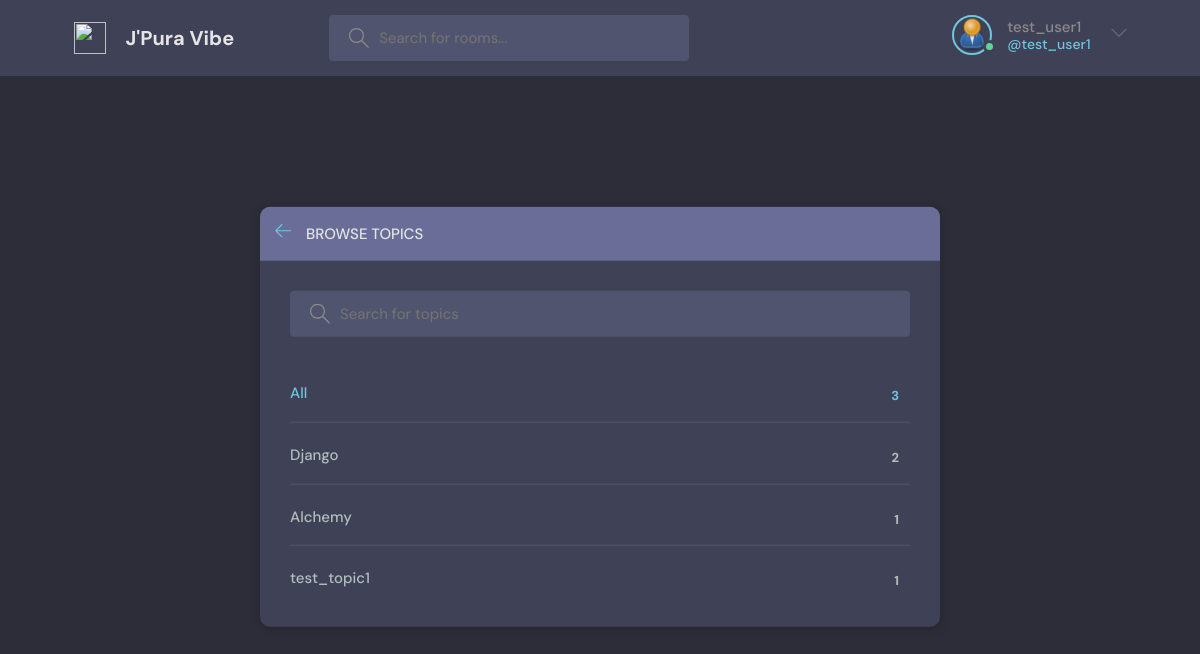
Page /topics/ (signed in) on the earlier database version.
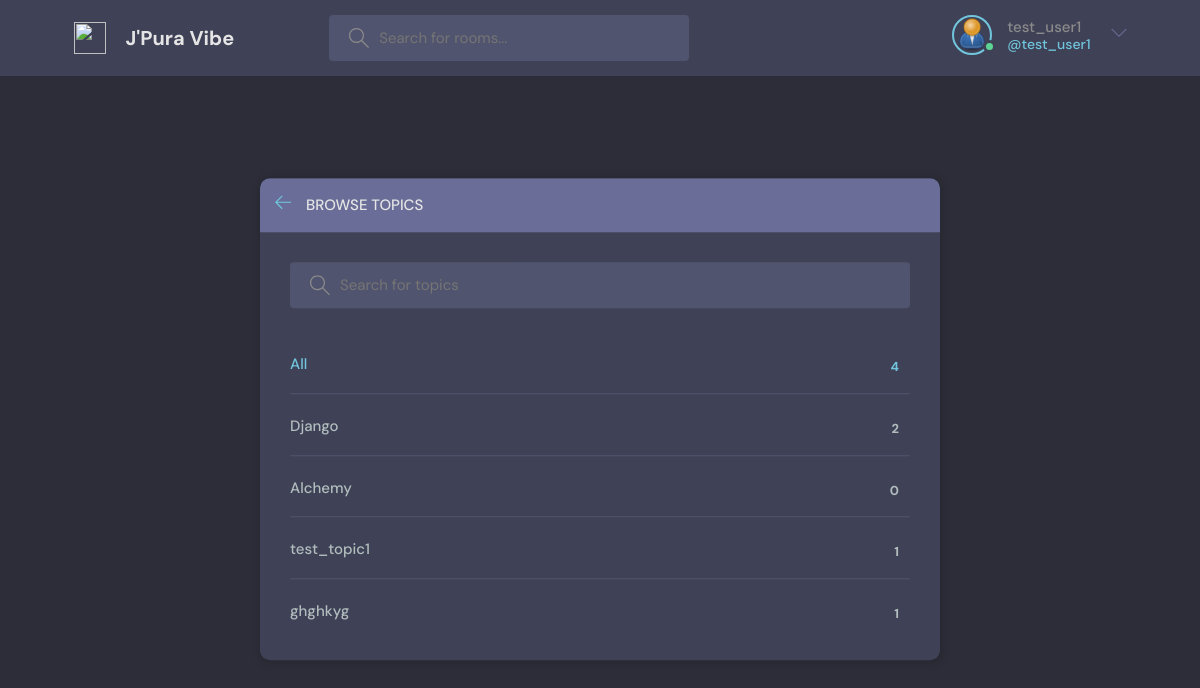
Same page on the later database version.
### home/models.py (models this page shows, shortened)
class Topic(models.Model):
    name = models.CharField(max_length=200)

### home/views.py (the view)
# urls.py: path('topics/', topicsPage, name='topics'),
def topicsPage(request):
    q = request.GET.get('q') if request.GET.get('q') != None else ''
    topics = Topic.objects.filter(
        Q(name__icontains = q)
    )
    context = {'topics': topics}
    return render(request, 'home/topics.html', context)

### home/models.py (called while the page is built)
    @property
    def imageURL(self):
        try:
            url = self.image.url
        except:
            url = '/images/profile/default.png'
        return url

### home/templates/home/topics.html (shortened to what this page needs)
{% extends 'base.html' %}
{% block content %}
    <main class="create-room layout">
      <div class="container">
        <div class="layout__box">
          <div class="layout__boxHeader">
            <div class="layout__boxTitle">
              <a href="{% url 'home' %}">
                <svg version="1.1" xmlns="http://www.w3.org/2000/svg" width="32" height="32" viewBox="0 0 32 32">
                  <title>arrow-left</title>
                  <path
                    d="M13.723 2.286l-13.723 13.714 13.719 13.714 1.616-1.611-10.96-10.96h27.625v-2.286h-27.625l10.965-10.965-1.616-1.607z"
                  ></path>
                </svg>
              </a>
              <h3>Browse Topics</h3>
            </div>
          </div>
          <div class="topics-page layout__body">
            <form class="header__search" action="" method="GET">
              <label>
                <input placeholder="Search for topics" name="q">
              </label>
            </form>
            <br>
            <ul class="topics__list">
              <li>
                <a href="{% url 'topics' %}" class="active">All <span>{{topics.count}}</span></a>
              </li>
              {% for topic in topics %}
              <li>
                <a href="{% url 'home' %}?q={{topic.name}}">{{topic.name}} <span>{{topic.rooms_set.all.count}}</span></a>
              </li>
              {% endfor %}
            </ul>
          </div>
        </div>
      </div>
    </main>
{% endblock %}

Differences in the rows shown:
computed for Topic "Alchemy": rooms_set.all.count "1" → "0"
added Topic: name "ghghkyg", rooms_set.all.count "1"
Other differences:
{{ topics.count }}: "3" → "4"
